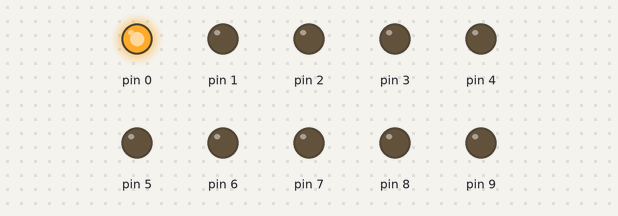
This sketch was run on a simulated Arduino Uno, built with avr-gcc and run on an emulated ATmega328P. Shown: output pins drawn as LEDs (lit = HIGH).

Above: at 0.5 s.
At 1.5 s:
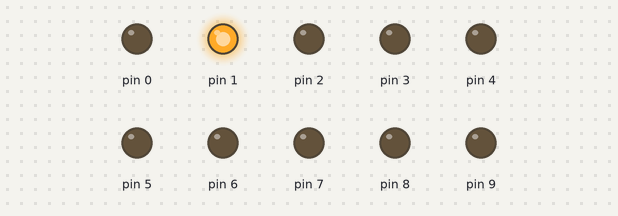
At 3.5 s:
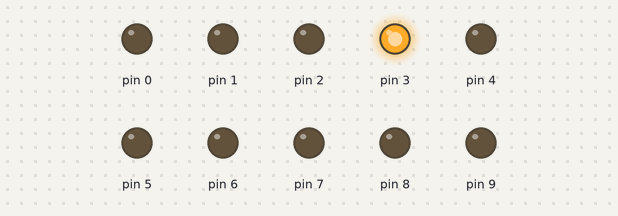
At 6.5 s:
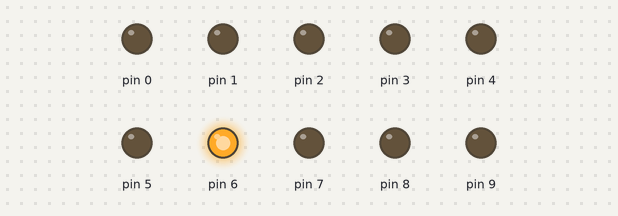
At 9.5 s:
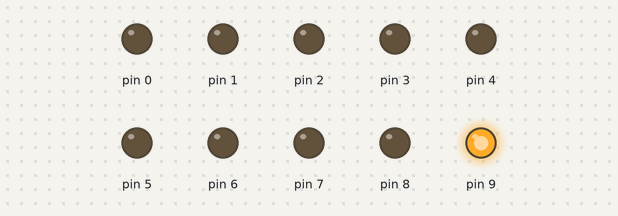
At 12.5 s:
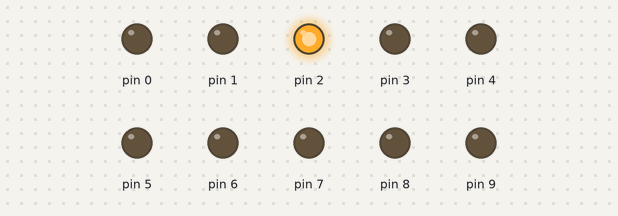
Timing chart, 0 to 13.0 s (numbered marks = the images above):
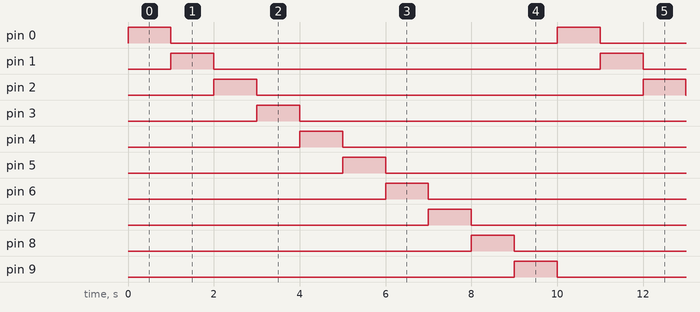

The sketch:

TP_chenille_Leds.ino
```cpp
int leds[] = {0, 1, 2, 3, 4};
int numberOfLeds = sizeof(leds);

void setup() {
  // put your setup code here, to run once:
  for (int i = 0; i < numberOfLeds; i++) {
    pinMode(i, OUTPUT);
    digitalWrite(i, LOW);
  }
}

void loop() {
  // put your main code here, to run repeatedly:
  for (int j = 0; j < numberOfLeds; j++) {
    digitalWrite(j, HIGH);
    delay(1000);
    digitalWrite(j, LOW);
  }
}
```

Measured:
- by itself, pin 0–9: alternates HIGH for 1.0 s and LOW for 9.0 s
- by itself, everything shown: repeats every 10.0 s, in 11 steps
